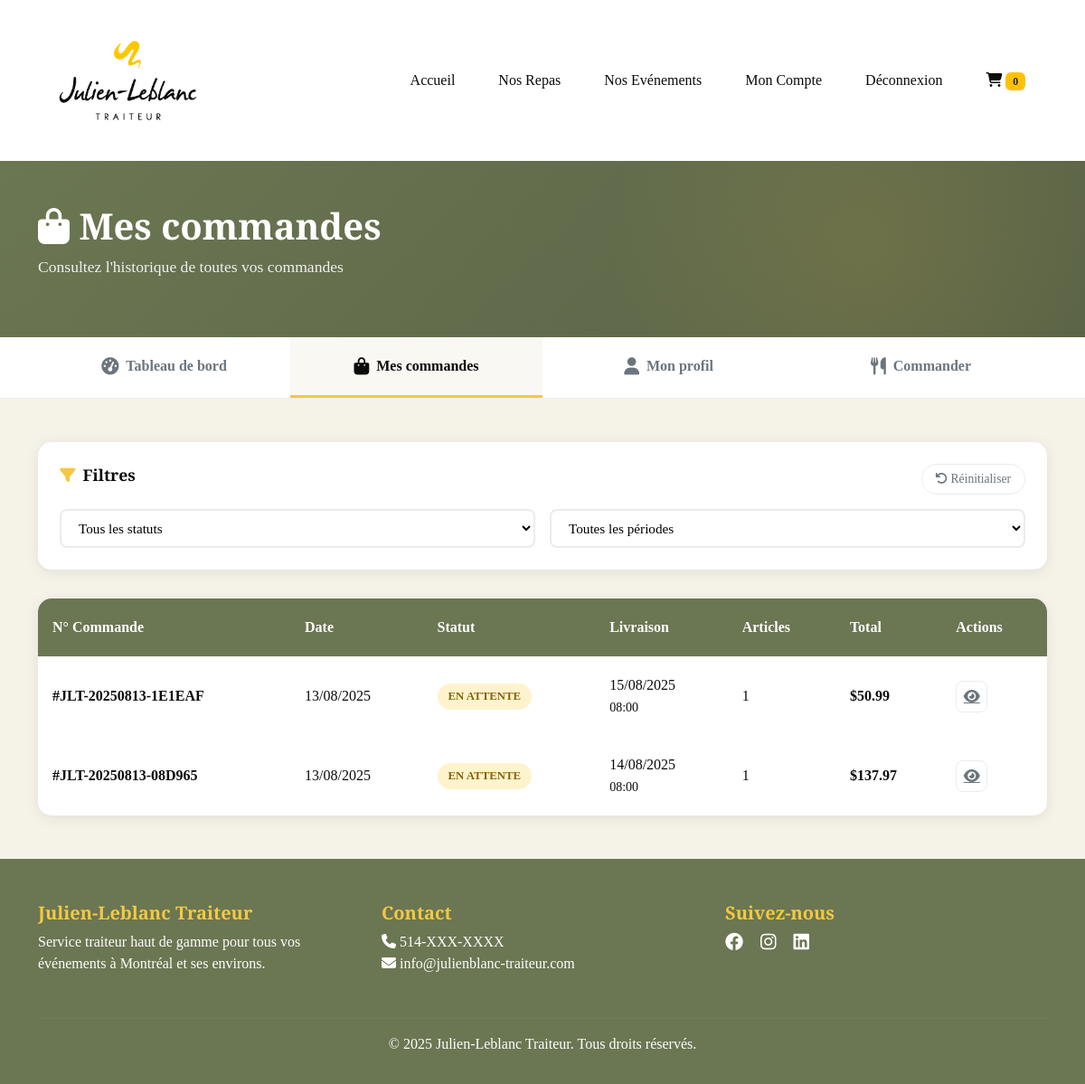
Before: /account/orders/ (signed in) with the older database file.
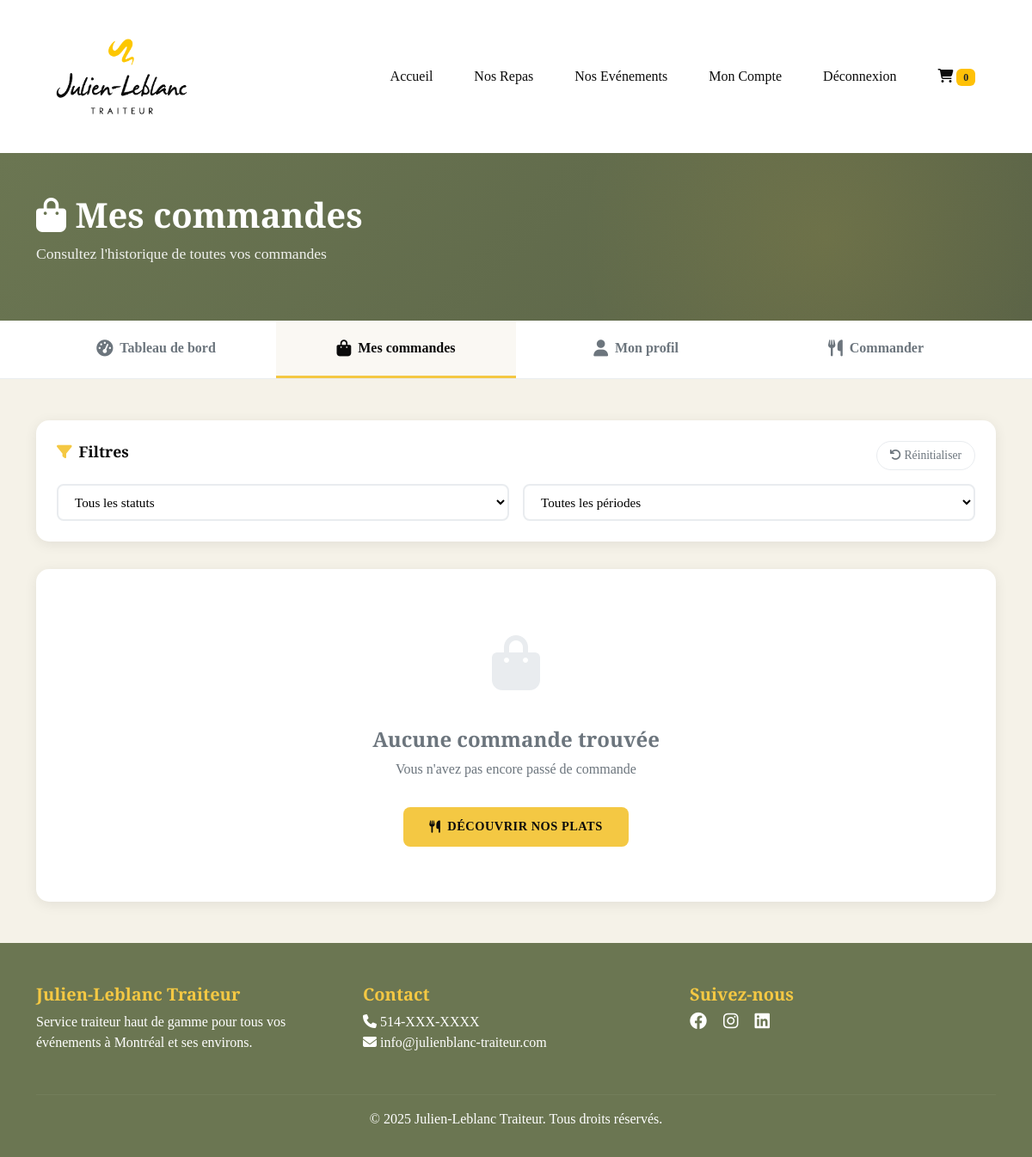
After: the same page with the newer database file.
### JLTsite/models.py (models this page shows, shortened)
class Order(models.Model):
    PENDING = 'pending'
    CONFIRMED = 'confirmed'
    PREPARING = 'preparing'
    READY = 'ready'
    DELIVERED = 'delivered'
    CANCELLED = 'cancelled'
    STATUS_CHOICES = [
        (PENDING, 'En attente'),
        (CONFIRMED, 'Confirmée'),
        (PREPARING, 'En préparation'),
        (READY, 'Prête'),
        (DELIVERED, 'Livrée'),
        (CANCELLED, 'Annulée'),
    ]
    PICKUP = 'pickup'
    DELIVERY = 'delivery'
    DELIVERY_CHOICES = [
        (PICKUP, 'Ramassage'),
        (DELIVERY, 'Livraison'),
    ]
    order_number = models.CharField(max_length=50, unique=True, editable=False)
    user = models.ForeignKey(User, on_delete=models.SET_NULL, null=True, related_name='orders')
    status = models.CharField(max_length=20, choices=STATUS_CHOICES, default=PENDING)
    first_name = models.CharField(max_length=100)
    last_name = models.CharField(max_length=100)
    email = models.EmailField()
    phone = models.CharField(max_length=20)
    company = models.CharField(max_length=200, blank=True)
    delivery_type = models.CharField(max_length=20, choices=DELIVERY_CHOICES, default=DELIVERY)
    delivery_address = models.TextField()
    delivery_postal_code = models.CharField(max_length=10)
    delivery_city = models.CharField(max_length=100)
    delivery_date = models.DateField()
    delivery_time = models.TimeField()
    delivery_notes = models.TextField(blank=True)
    subtotal = models.DecimalField(max_digits=10, decimal_places=2)
    tax_rate = models.DecimalField(max_digits=5, decimal_places=2, default=Decimal('14.975'))
    tax_amount = models.DecimalField(max_digits=10, decimal_places=2)
    delivery_fee = models.DecimalField(max_digits=10, decimal_places=2, default=Decimal('0.00'))
    discount_amount = models.DecimalField(max_digits=10, decimal_places=2, default=Decimal('0.00'))
    total = models.DecimalField(max_digits=10, decimal_places=2)
    payment_method = models.CharField(max_length=50, blank=True)
    payment_status = models.CharField(max_length=50, default='pending')
    transaction_id = models.CharField(max_length=200, blank=True)
    created_at = models.DateTimeField(auto_now_add=True)
    updated_at = models.DateTimeField(auto_now=True)
    confirmed_at = models.DateTimeField(null=True, blank=True)
    delivered_at = models.DateTimeField(null=True, blank=True)
    admin_notes = models.TextField(blank=True)
    ORDER_SOURCE_CHOICES = [
        ('online', 'En ligne'),
        ('manual', 'Manuelle (téléphone/sur place)'),
        ('admin', 'Créée par admin'),
    ]
    order_source = models.CharField(
        max_length=20,
        choices=ORDER_SOURCE_CHOICES,
        default='online',
        verbose_name='Source de la commande'
    )
    created_by = models.ForeignKey(
        User,
        on_delete=models.SET_NULL,
        null=True,
        blank=True,
        related_name='orders_created',
        verbose_name='Créée par'
    )
    is_phone_order = models.BooleanField(default=False, verbose_name='Commande téléphonique')
    class Meta:
        verbose_name = 'Commande'
        verbose_name_plural = 'Commandes'
        ordering = ['-created_at']

### JLTsite/views.py (the view)
# urls.py: path('account/orders/', views.customer_orders, name='customer_orders'),
@login_required
def customer_orders(request):
    orders = Order.objects.filter(user=request.user).order_by('-created_at')
    status = request.GET.get('status')
    if status:
        orders = orders.filter(status=status)
    paginator = Paginator(orders, 10)
    page = request.GET.get('page')
    orders = paginator.get_page(page)
    return render(request, 'JLTsite/customer_orders.html', {'orders': orders})

### JLTsite/templates/JLTsite/customer_orders.html (shortened to what the changed rows need)
{% extends 'JLTsite/base.html' %}
{% load static %}
{% load humanize %}
{% block content %}
<section class="dashboard-header">
    <div class="container">
        <div class="page-header">
            <h1><i class="fas fa-shopping-bag"></i> Mes commandes</h1>
        </div>
    </div>
</section>
<section class="orders-content">
    <div class="container">
        {% if orders %}
        <div class="orders-table-card">
            <div class="table-responsive">
                <table class="orders-table">
                    <thead>
                        <tr>
                            <th>N° Commande</th>
                            <th>Date</th>
                            <th>Statut</th>
                            <th>Livraison</th>
                            <th>Articles</th>
                            <th>Total</th>
                            <th>Actions</th>
                        </tr>
                    </thead>
                    <tbody>
                        {% for order in orders %}
                        <tr onclick="window.location.href='{% url 'customer_order_detail' order.order_number %}'">
                            <td>
                                <a href="{% url 'customer_order_detail' order.order_number %}" class="order-number-link">
                                    #{{ order.order_number }}
                                </a>
                            </td>
                            <td>{{ order.created_at|date:"d/m/Y" }}</td>
                            <td>
                                <span class="order-status status-{{ order.status }}">
                                    {{ order.get_status_display }}
                                </span>
                            </td>
                            <td>
                                {{ order.delivery_date|date:"d/m/Y" }}<br>
                                <small>{{ order.delivery_time|time:"H:i" }}</small>
                            </td>
                            <td>{{ order.items.count }}</td>
                            <td><strong>${{ order.total|floatformat:2 }}</strong></td>
                            <td onclick="event.stopPropagation()">
                                <div class="order-actions">
                                    <a href="{% url 'customer_order_detail' order.order_number %}"
                                       class="btn-action" title="Voir les détails">
                                        <i class="fas fa-eye"></i>
                                    </a>
                                </div>
                            </td>
                        </tr>
                        {% endfor %}
                    </tbody>
                </table>
            </div>
        </div>
        {% else %}
        <div class="empty-state">
            <div class="empty-icon">
                <i class="fas fa-shopping-bag"></i>
            </div>
            <h3 class="empty-title">Aucune commande trouvée</h3>
            <p class="empty-desc">
                {% if request.GET.status or request.GET.period %}
                    Aucune commande ne correspond à vos critères de recherche
                {% else %}
                    Vous n'avez pas encore passé de commande
                {% endif %}
            </p>
            <a href="{% url 'shop_boites_lunch' %}" class="btn btn-primary">
                <i class="fas fa-utensils"></i> Découvrir nos plats
            </a>
        </div>
        {% endif %}
    </div>
</section>
{% endblock %}

Changed rows visible on the page:
removed Order: order_number "JLT-20250813-1E1EAF", created_at "13/08/2025", status "EN ATTENTE", delivery_date "15/08/2025", delivery_time "08:00", items.count "1", total "50.99"
removed Order: order_number "JLT-20250813-08D965", created_at "13/08/2025", status "EN ATTENTE", delivery_date "14/08/2025", delivery_time "08:00", items.count "1", total "137.97"
Other visible differences:
text no longer shown: "N° Commande Date Statut Livraison Articles Total Actions"
text now shown: "Aucune commande trouvée Vous n'avez pas encore passé de commande DÉCOUVRIR NOS PLATS"
